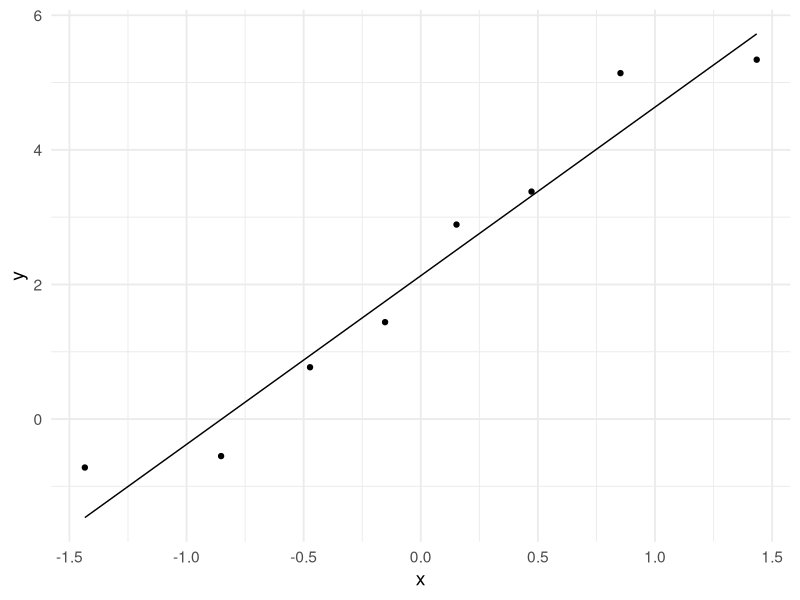

Generate this figure with R:
# -------------------------------------------------------------
# Applied Statistics / Statistical methods for SCIENCE
# Day 1
# Example on glucose change
# Anton Rask Lundborg
# November 2023
# -------------------------------------------------------------
# Set ggplot options
library(ggplot2)
theme_set(theme_minimal(base_size = 14))

# Read data and compute basic summary statistics
change <- c(0.77, 5.14, 3.38, 1.44, 5.34, -0.55, -0.72, 2.89)
mean(change)
sd(change)

# Graphical check of normality
df <- data.frame(change = change)
p <- ggplot(df, aes(sample = change)) +
  stat_qq() +
  stat_qq_line()
p

# Quantitative check of normality
shapiro.test(change)
ks.test(change, "pnorm", mean(change), sd(change))

# One sample T-test
t.test(change)
